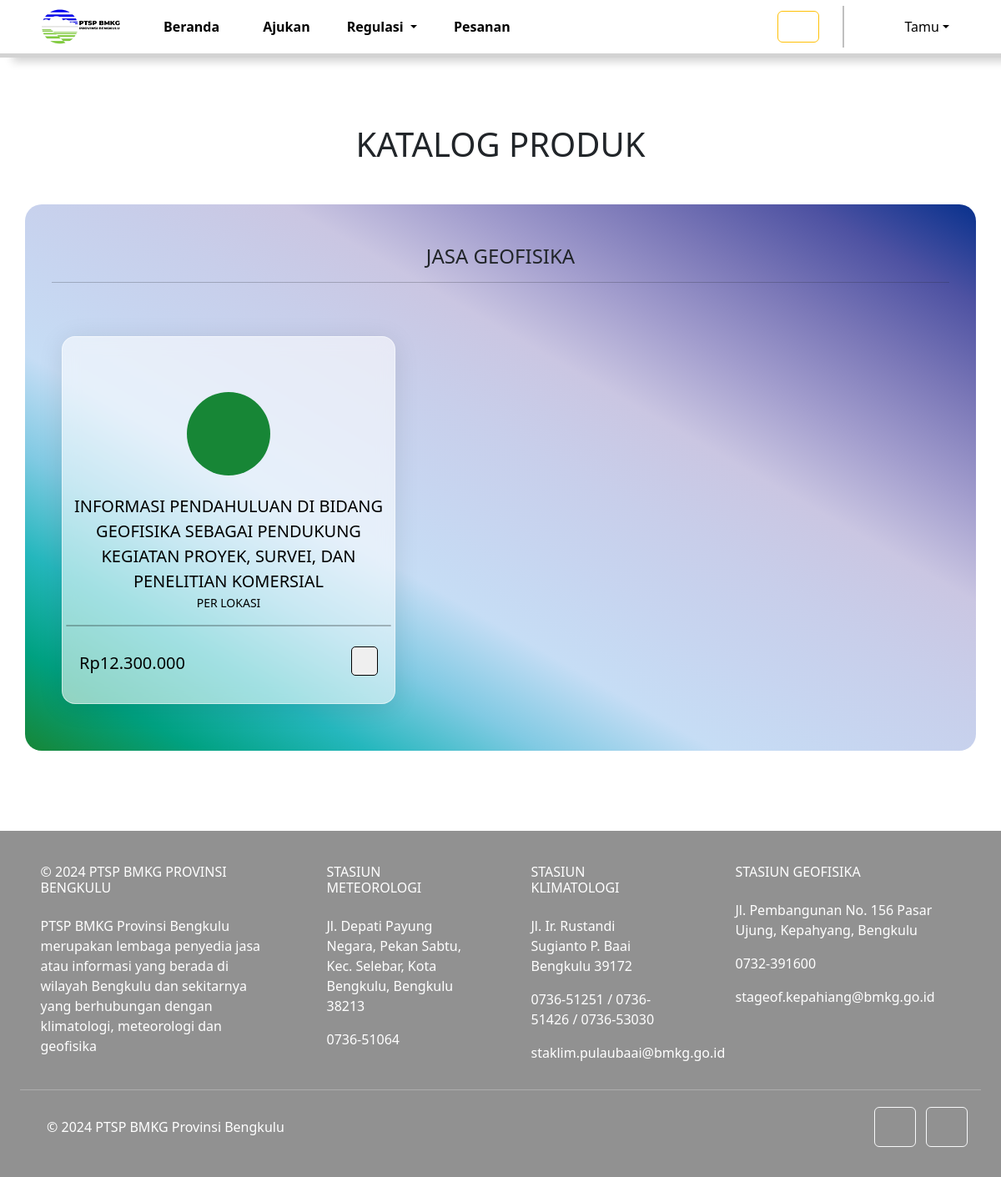
The page /src/user/partials/produk-jasa-geofisika.php on the database its author committed.
### tables this page shows
CREATE TABLE `jasa` (
  `ID_Jasa` int(11) NOT NULL,
  `Foto_Jasa` blob NOT NULL,
  `Nama_Jasa` varchar(120) NOT NULL,
  `Deskripsi_Jasa` text NOT NULL,
  `Harga_Jasa` int(11) NOT NULL,
  `Pemilik_Jasa` enum('Instansi A','Instansi B','Instansi C') NOT NULL,
  `No_Rekening_Jasa` int(15) NOT NULL,
  `Kategori_Jasa` enum('Meteorologi','Klimatologi','Geofisika') NOT NULL,
  `Status_Jasa` enum('Tersedia','Tidak Tersedia') NOT NULL
);

### src/admin/config/databases.php (called while the page is built, shortened)
<?php
class Jasa
{
    private $koneksi;
    public function __construct($koneksi)
    {
        $this->koneksi = $koneksi;
    }
    public function tampilkanDataJasaGeofisika()
    {
        $query = "SELECT * FROM jasa WHERE Kategori_Jasa = 'Geofisika'";
        $result = $this->koneksi->query($query);
        if ($result->num_rows > 0) {
            $data = [];
            while ($baris = $result->fetch_assoc()) {
                $data[] = $baris;
            }
            return $data;
        } else {
            return null;
        }
    }
}

### src/user/partials/produk-jasa-geofisika.php (the view, shortened to what this page needs)
<?php
include '../../admin/config/databases.php';
?>
<!DOCTYPE html>
<html lang="en">
<head>
    <?php
    include('../partials/header.php');
    ?>
    <link rel="stylesheet" href="../assets/css/produk-informasi.css">
</head>
<body>
    <?php
    include('../partials/navbar.php');
    ?>
    <div class="container-fluid p-0" id="produk-informasi">
        <div class="container text-center">
            <div class="row">
                <h1 class="mb-5">KATALOG PRODUK</h1>
                <div class="col-md-12" id="informasi">
                    <h4 class="my-3">JASA GEOFISIKA
                        <hr>
                    </h4>
                    <div class="row pt-5 px-3">
                        <?php
                        $jasaModel = new Jasa($koneksi);
                        $dataJasaGeofisika = $jasaModel->tampilkanDataJasaGeofisika();
                        if (!empty($dataJasaGeofisika)) {
                            foreach ($dataJasaGeofisika as $jasaGeofisika) {
                        ?>
                                <div class="col-md-4 mb-4 p-1" id="produk">
                                    <div class="card-product">
                                        <div class="card-info text-start ps-3 py-2">
                                            <button type="button" class="info p-0 border-0 bg-transparent" data-bs-toggle="modal" data-id="<?php echo $jasaGeofisika['ID_Jasa']; ?>">
                                                <box-icon name='info-circle'></box-icon>
                                            </button>
                                        </div>
                                        <div class="card-img my-3">
                                            <span class="dot">
                                                <box-icon name='cloud-lightning' id="icon" color='rgba(255,255,255,0.9)' class="product"></box-icon>
                                            </span>
                                        </div>
                                        <div class="card-title"><?php echo $jasaGeofisika['Nama_Jasa']; ?></div>
                                        <div class="card-subtitle"><?php echo $jasaGeofisika['Deskripsi_Jasa']; ?></div>
                                        <hr class="card-divider">
                                        <div class="d-flex card-footer justify-content-between my-4 mx-3">
                                            <div class="card-price text-start"><span>Rp</span><?php echo number_format($jasaGeofisika['Harga_Jasa'], 0, ',', '.'); ?></div>
                                            <div class="card-button">
                                                <form action="../../admin/config/add-cart-services-geofisika.php" method="POST">
                                                    <button class="card-btn" type="submit" name="tambah_keranjang">
                                                    </button>
                                                </form>
                                            </div>
                                        </div>
                                    </div>
                                </div>
                        <?php
                            }
                        } else {
                            echo "<div class='fw-bold' style='margin-top: -30px; border: 2px solid purple; width: 20%; margin-left: 50%; transform: translateX(-50%); border-radius: 15px; box-shadow: 2px 4px 10px rgba(0, 0, 0, 0.4); color: purple;'>Data Tidak Ditemukan!</div>";
                        }
                        ?>
                    </div>
                </div>
            </div>
        </div>
    </div>
    <?php
    include('../partials/footer.php');
    ?>
</body>
</html>

### src/user/assets/css/navbar.css (style rules this page uses)
:root { --color-bmkg1: #08318d; --color-bmkg2: #178636; --color-default-abu: #d3d3d3; }

### src/user/assets/css/produk-informasi.css (style rules this page uses)
body { padding: 0; margin: 0; }
#produk-informasi.container-fluid { margin: 5rem 0 1rem 0; padding: 0; }
#informasi, #jasa { background-image: linear-gradient( to left bottom, #08318d, #4e52a2, #7a77b7, #a29dcd, #cac6e2, #c8ceea, #c7d5f0, #c6ddf5, #81cae3, #25b7bd, #00a181, #178636 ); border-radius: 20px; margin-bottom: 5rem; padding: 2rem; height: 100%; }
#produk.col-md-4 { width: 400px; margin: 0 0.5rem 0 0.5rem; background: rgba(255, 255, 255, 0.57); border-radius: 16px; box-shadow: 0 4px 30px rgba(0, 0, 0, 0.1); backdrop-filter: blur(9.8px); -webkit-backdrop-filter: blur(9.8px); border: 1px solid rgba(255, 255, 255, 0.51); }
.dot { display: inline-flex; justify-content: center; align-items: center; width: 100px; height: 100px; background-color: #178636; padding: 1rem; border-radius: 50%; }
.product { width: 100px; height: 100px; }
.card-product { height: 100%; }
.card-title { font-size: 20px; font-weight: 500; text-align: center; color: black; }
.card-subtitle { font-size: 14px; font-weight: 400; color: black; }
.card-divider { width: 100%; border: 1px solid black; border-radius: 50px; }
.card-footer { display: flex; flex-direction: row; justify-content: space-between; align-items: center; }
.card-price { font-size: 20px; font-weight: 500; color: black; }
.card-price span { font-size: 20px; font-weight: 500; color: black; }
.card-btn { height: 35px; border: 1px solid black; border-radius: 5px; padding: 0 15px; transition: all 0.3s; }

### rows shown on the page
jasa: Nama_Jasa "INFORMASI PENDAHULUAN DI BIDANG GEOFISIKA SEBAGAI PENDUKUNG KEGIATAN PROYEK, SURVEI, DAN PENELITIAN KOMERSIAL", Deskripsi_Jasa "PER LOKASI", Harga_Jasa "12.300.000"
